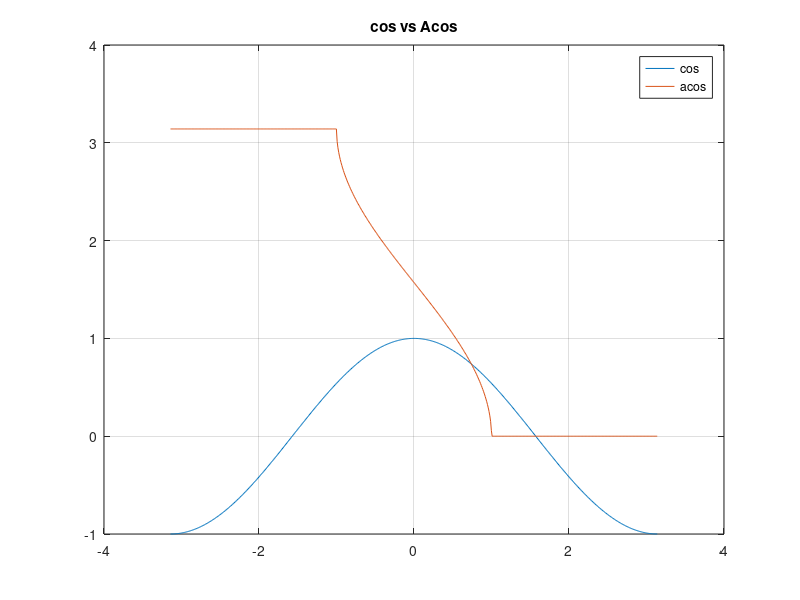

The MATLAB source for this figure:
figure(1);
x=[-pi:0.01:pi];
y = cos(x);
y2 = acos(x);

% Plot the signal versus time:
plot(x,y);
hold on;
plot(x,y2);
grid on;
%xlabel('time (in seconds)');
title('cos vs Acos');
legend('cos', 'acos')
